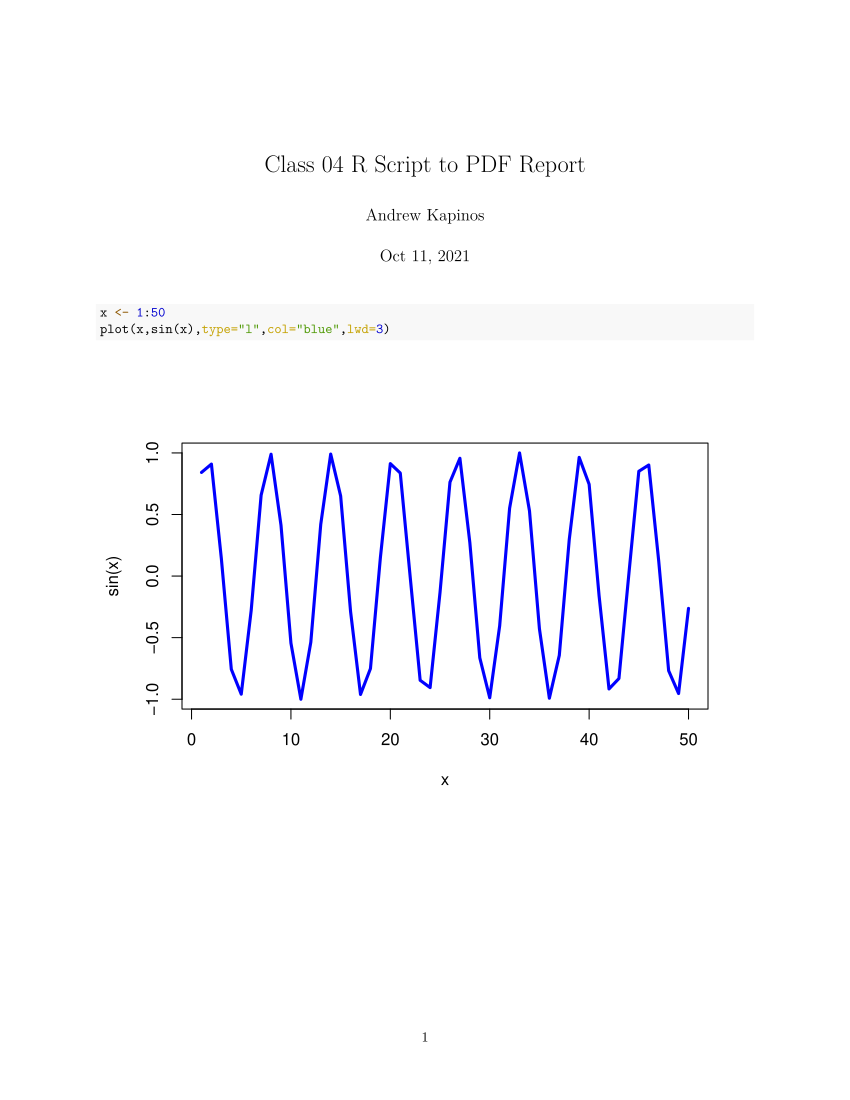

Reproduce this figure in R.
#' ---
#' title: "Class 04 R Script to PDF Report"
#' author: "Andrew Kapinos"
#' date: "Oct 11, 2021"
#' ---

x <- 1:50
plot(x,sin(x),type="l",col="blue",lwd=3)
